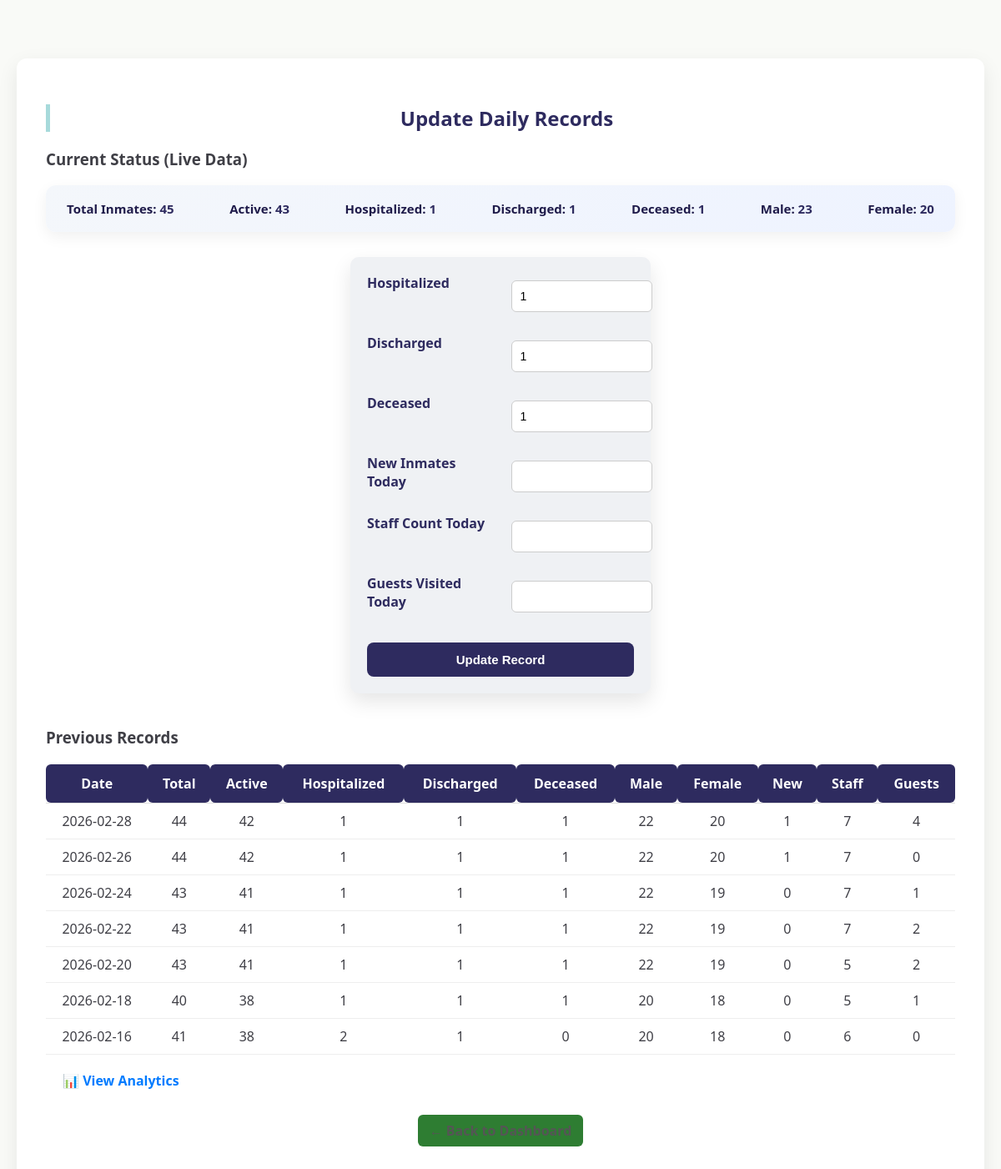
Page /admin/update (signed in) on the earlier database version.
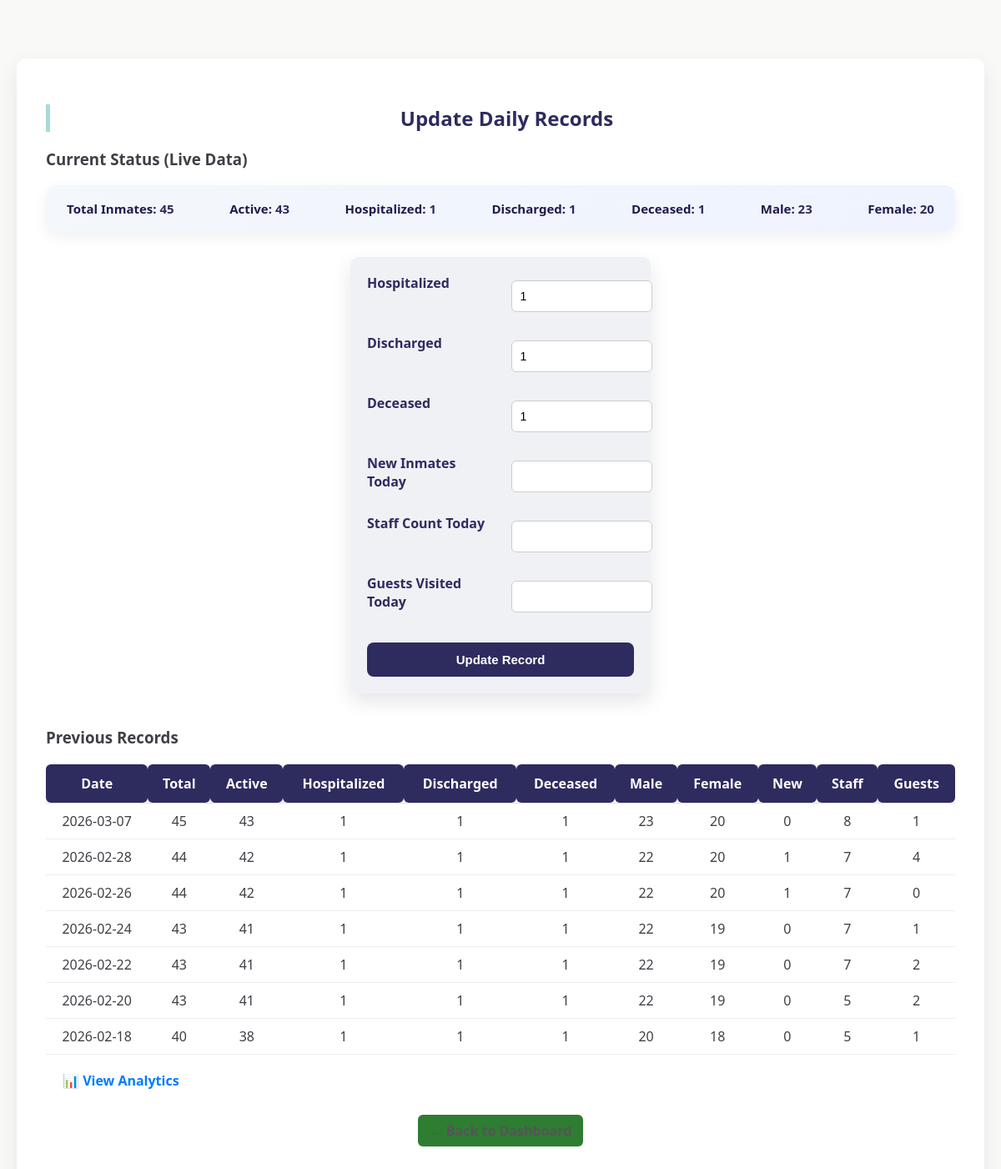
Same page on the later database version.
### tables this page shows
CREATE TABLE daily_records (
        id INTEGER PRIMARY KEY AUTOINCREMENT,
        date TEXT UNIQUE,  -- Added UNIQUE here to support REPLACE logic
        total_inmates INTEGER,
        active_inmates INTEGER,  -- Ensure this is added
        hospitalized INTEGER,
        discharged INTEGER,
        male_inmates INTEGER,
        female_inmates INTEGER,
        new_inmates INTEGER,
        staff_count INTEGER,
        guests_arrived INTEGER
    , deceased INTEGER DEFAULT 0);

### app.py (the view, shortened to what this page needs)
@app.route('/admin/update', methods=['GET', 'POST'])
def admin_update():
    if 'admin' not in session:
        return redirect('/login')
    db = get_db()
    db.row_factory = sqlite3.Row
    cur = db.cursor()
    cur.execute("SELECT COUNT(*) FROM inmates WHERE status != 'Deceased'")
    total = cur.fetchone()[0]
    cur.execute("SELECT COUNT(*) FROM inmates WHERE status='Hospitalized'")
    hospitalized = cur.fetchone()[0]
    cur.execute("SELECT COUNT(*) FROM inmates WHERE status='Discharged'")
    discharged = cur.fetchone()[0]
    cur.execute("SELECT COUNT(*) FROM inmates WHERE status='Deceased'")
    deceased = cur.fetchone()[0]
    active = total - hospitalized - discharged
    cur.execute("SELECT COUNT(*) FROM inmates WHERE gender='Male' AND status='Active'")
    male = cur.fetchone()[0]
    cur.execute("SELECT COUNT(*) FROM inmates WHERE gender='Female' AND status='Active'")
    female = cur.fetchone()[0]
    cur.execute("SELECT * FROM daily_records ORDER BY date DESC LIMIT 7")
    records = [dict(row) for row in cur.fetchall()]
    db.close()
    return render_template(
        'admin_update.html',
        records=records,
        total=total,
        active=active,
        male=male,
        female=female,
        hospitalized=hospitalized,
        discharged=discharged,
        deceased=deceased
    )

### app.py (called while the page is built)
def get_db():
    conn = sqlite3.connect(DB)
    conn.row_factory = sqlite3.Row
    return conn

### templates/admin_update.html (shortened to what this page needs)
<!DOCTYPE html>
<html lang="en">
<head>
    <link rel="stylesheet" href="{{ url_for('static', filename='style.css') }}">
</head>
<body>
<div class="update-container">
    <h2>Update Daily Records</h2>
    <h3>Current Status (Live Data)</h3>
    <div class="summary-box">
        <p><strong>Total Inmates:</strong> {{ total }}</p>
        <p><strong>Active:</strong> {{ active }}</p>
        <p><strong>Hospitalized:</strong> {{ hospitalized }}</p>
        <p><strong>Discharged:</strong> {{ discharged }}</p>
        <p><strong>Deceased:</strong> {{ deceased }}</p>
        <p><strong>Male:</strong> {{ male }}</p>
        <p><strong>Female:</strong> {{ female }}</p>
    </div>
    <form method="POST" action="/admin/update">
        <label>Hospitalized</label>
        <input type="number" name="hospitalized" value="{{ hospitalized }}" required>
        <label>Discharged</label>
        <input type="number" name="discharged" value="{{ discharged }}" required>
        <label>Deceased</label>
        <input type="number" name="deceased" value="{{ deceased }}" required>
        <label>New Inmates Today</label>
        <input type="number" name="new_inmates" required>
        <label>Staff Count Today</label>
        <input type="number" name="staff_count" required>
        <label>Guests Visited Today</label>
        <input type="number" name="guests_visited" required>
        <button type="submit" class="btn-primary">Update Record</button>
    </form>
    <h3 style="margin-top:40px;">Previous Records</h3>
    <table class="records-table">
        <thead>
            <tr>
                <th>Date</th>
                <th>Total</th>
                <th>Active</th>
                <th>Hospitalized</th>
                <th>Discharged</th>
                <th>Deceased</th>
                <th>Male</th>
                <th>Female</th>
                <th>New</th>
                <th>Staff</th>
                <th>Guests</th>
            </tr>
        </thead>
        <tbody>
        {% for r in records %}
            <tr>
                <td>{{ r.date }}</td>
                <td>{{ r.total_inmates }}</td>
                <td>{{ r.active_inmates }}</td>
                <td>{{ r.hospitalized }}</td>
                <td>{{ r.discharged }}</td>
                <td>{{ r.deceased }}</td>
                <td>{{ r.male_inmates }}</td>
                <td>{{ r.female_inmates }}</td>
                <td>{{ r.new_inmates }}</td>
                <td>{{ r.staff_count }}</td>
                <td>{{ r.guests_arrived }}</td>
            </tr>
        {% endfor %}
        </tbody>
    </table>
    <div style="margin-left:20px;">
        <a href="/admin/analytics" class="btn-analysis">
            📊 View Analytics
        </a>
    </div>
    <div class="admin-actions">
        <a href="/admin" class="back-btn">← Back to Dashboard</a>
    </div>
</div>
</body>
</html>

Differences in the rows shown:
no longer on this page (row unchanged): daily_records: date "2026-02-16", total_inmates "41", active_inmates "38", hospitalized "2", discharged "1", deceased "0", male_inmates "20", female_inmates "18", new_inmates "0", staff_count "6", guests_arrived "0"
added daily_records: date "2026-03-07", total_inmates "45", active_inmates "43", hospitalized "1", discharged "1", deceased "1", male_inmates "23", female_inmates "20", new_inmates "0", staff_count "8", guests_arrived "1"
